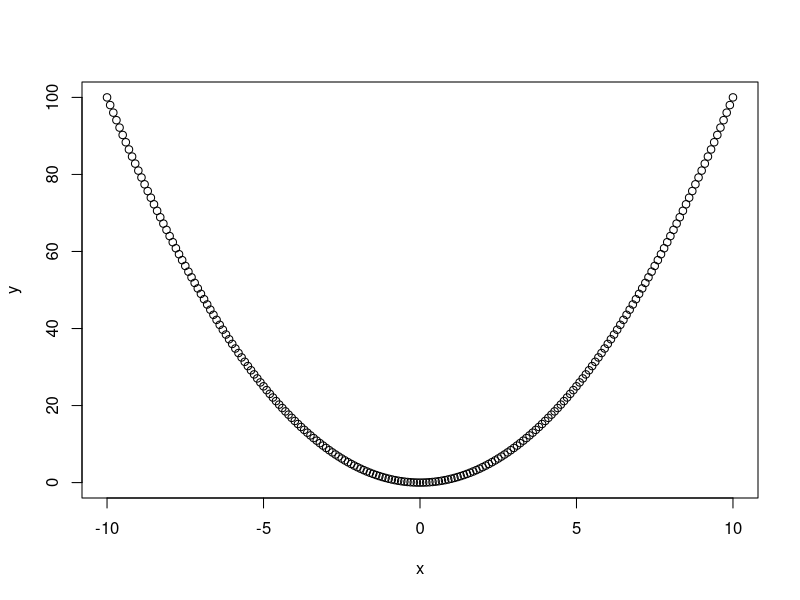
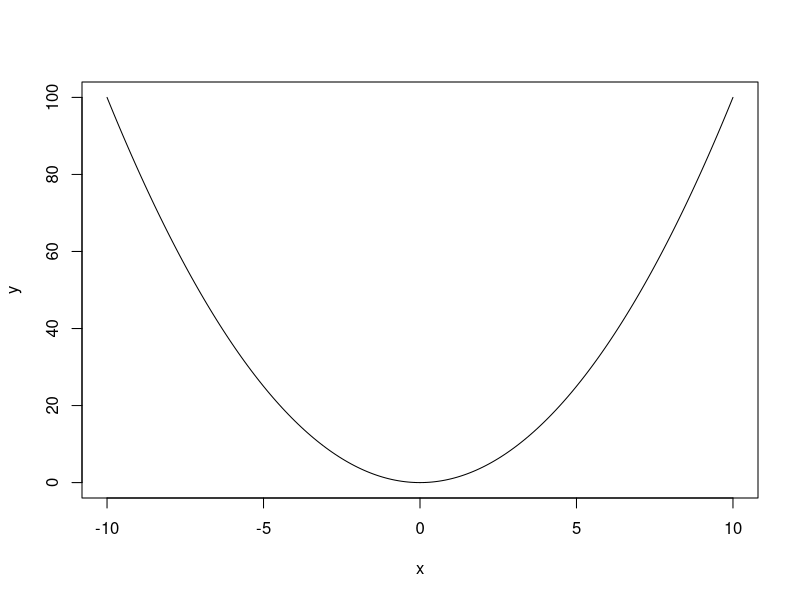
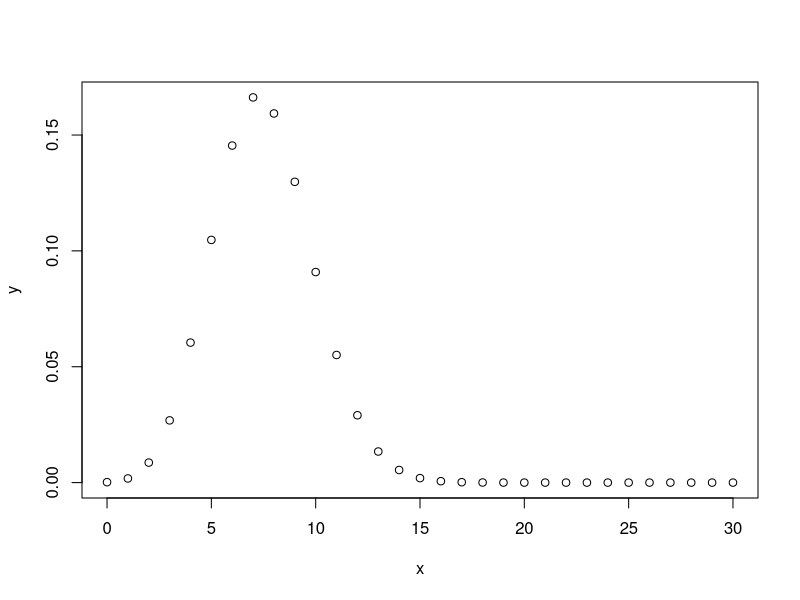
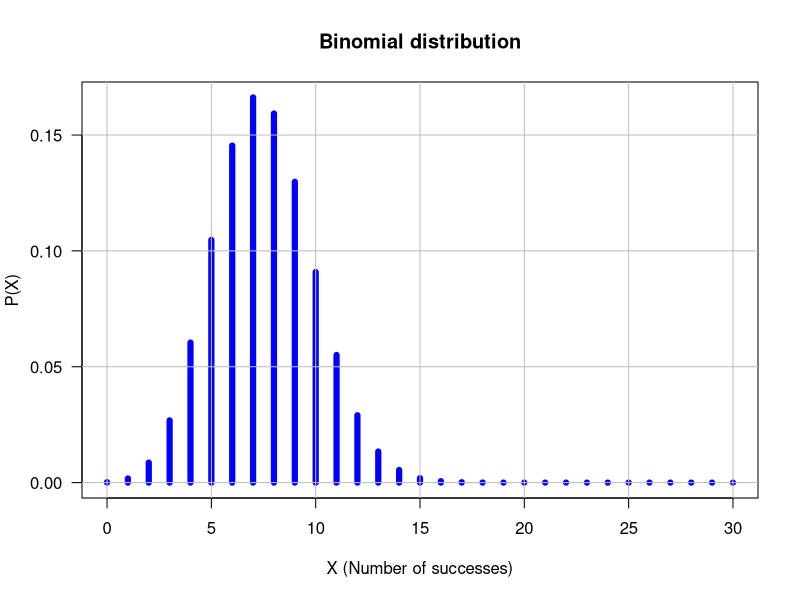
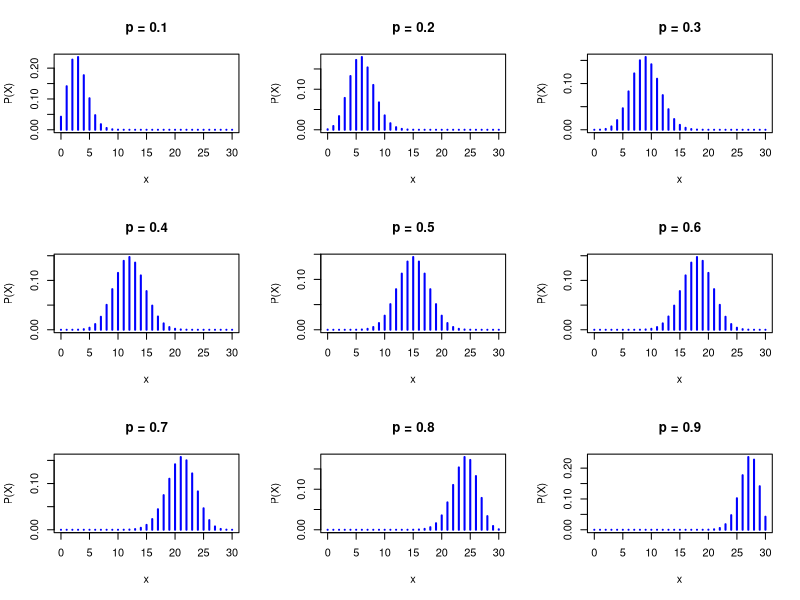
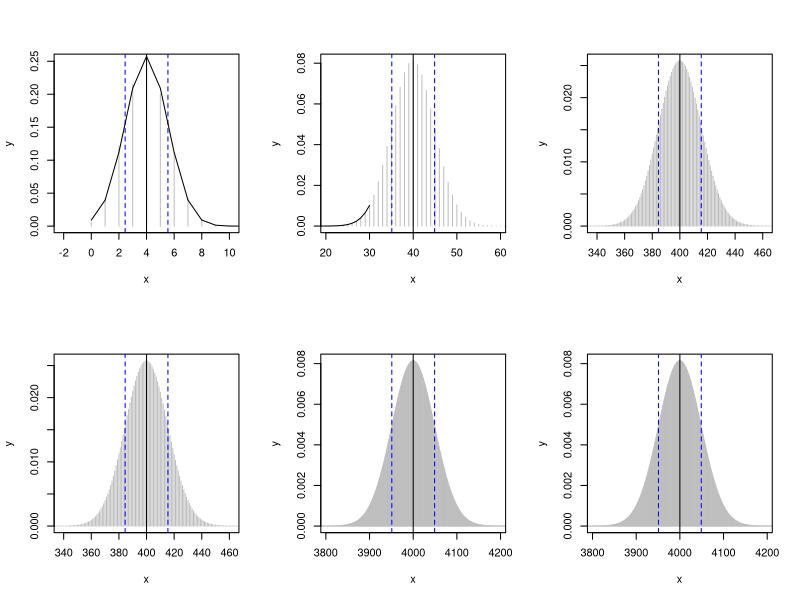

Write R code to recreate these figures, in order.
## ---- chunk 1
library(knitr)
## Default parameters for displaying the slides
knitr::opts_chunk$set(
  echo = TRUE, 
  eval=TRUE, 
  fig.width = 7, 
  fig.height = 5, 
  fig.align = "center", 
  fig.path = "figures/",
  size = "tiny", 
  warning = FALSE, 
  results = TRUE, 
  message = FALSE, 
  comment = "")

dir.main <- "~/stat1"
dir.current <- file.path(dir.main, "practicals", "01_intro_R")
setwd(dir.current)

## ---- chunk 2
2 + 5
## ---- chunk 3
a <- 2
print(a)
## ---- chunk 4
b <- 5
c <- a + b
print(a)
print(b)
print(c)
## ---- chunk 5
a <- 3 ## Change the value of a
print(a)
print(b)
print(c)

## Check whether c equals a + b
c == a + b
## ---- chunk 6
a <- 27 ## Change the value of a
c <- a + b
print(c) ## Print the value of c

## Check whether c  equals a + b
c == a + b
## ---- chunk 7
trois.nombres <- c(27,12,3000)
print(trois.nombres)
## ---- chunk 8
x <- 0:30
print(x)
## ---- chunk 9
print(58:157)
## ---- chunk 10
x <- 1:10 # Define a series from 1 to 10
print(x)
y <- x^2 # Compute the square of each number
print(y)
## ---- chunk 11
seq(from=-1, to=1, by=0.1)
## ---- chunk 12
# The # symbol allows to insert comments in R code

# Define  a vector named "whoami", and 
# containing two names
whoami <- c("Denis", "Siméon")
print(whoami) # Comment at the end of a line
## ---- chunk 13
# To concatenate the elements of a vector in a single chain, use "collapse"
prenom.complet <- paste(collapse = " ", whoami)
print(prenom.complet)

# TO concatenate two vectors, use "sep"
nom <- "Poisson"
print(paste(sep = " ", prenom.complet, nom))

## Concatenate 2 vectors with 3 values each
prenoms <- c("George", "Alfred", "Frédéric")
noms <- c("Sand",  "Musset", "Chopin")
paste(sep = " ", prenoms, noms)

## ---- chunk 14
x <- seq(from = -10, to = 10, by = 0.1)
y <- x^2
plot(x,y)
## ---- chunk 15
x <- seq(from = -10, to = 10, by = 0.1)
y <- x^2
plot(x,y, type="l")
## ---- chunk 16
help("Binomial")

## ---- chunk 17
## Define all possible values for X
n <- 30
x <- 0:n
p <- 0.25

## Compute the binomial PMF
pmf <- dbinom(x = x, size = n, prob = p)
## ---- chunk 18
pmf[1:5]
## ---- chunk 19
pmf[(n-3):n]
## ---- chunk 20
round(pmf, digit=3)
## ---- chunk 21
signif(pmf, digit=3)
## ---- chunk 22
n <- 30; x <- 0:n   # Define the X values from 0 to 14
y <- dbinom(x = x, size = n, prob = 0.25) # Poisson density
plot(x,y) # Check the result
## ---- chunk 23
n <- 30; x <- 0:n   # Define the X values from 0 to 14
y <- dbinom(x = x, size = n, prob = 0.25) # Poisson density
plot(x, y,
     main = "Binomial distribution",
     xlab = "X (Number of successes)",
     ylab = "P(X)",
     col = 'blue',
     lwd = 6,
     las = 1,
     type = "h")
grid(lty = "solid", col="gray")


## ---- chunk 24
par(mfrow = c(3,3))
n <- 30  # Number of trials
x <- 0:n # Number of successes
for (p in seq(from = 0.1, to = 0.9, by = 0.1)) {
  plot(x, dbinom(x, prob = p, size = n),
       main = paste("p =", p),
       ylab = "P(X)",
       type = "h", lwd = 2, col = "blue"
       )
}

par(mfrow = c(1,1))

## ---- chunk 25
n <- 10
p <- 0.4

#' @title PLot a binomial disrtribution
#' @param size number of trials
#' @param prob probability of success at each trial
BinomPlot <- function(size, prob, ...) {
  x <- 0:size
  
  mean  <- prob * size
  binomVar <- size * prob * (1 - prob)
  binomSD <- sqrt(binomVar)
  plotXLim <- c(mean - 4 * binomSD, 
            mean + 4 * binomSD)

  y <- dbinom(x = x, size = size, prob = prob)
  plot(x, y, type="h", col = "gray", xlim = plotXLim, ...)

  
  abline(v=mean)
  
  abline(v = mean - binomSD, lty = "dashed", col = "blue")
  abline(v = mean + binomSD, lty = "dashed", col = "blue")
  
}



par(mfrow=c(2,3))
for (n in c(10, 100, 1000, 1000, 10000, 10000)) {
  BinomPlot(prob = 0.4, size = n)

  ## Draw a normal curve above the binomial
  lines(x, dnorm(x, mean = p * n, sd = sqrt(p * (1 - p ) * n)), type="l")
}
par(mfrow=c(1,1))

## ---- chunk 26
sessionInfo()
